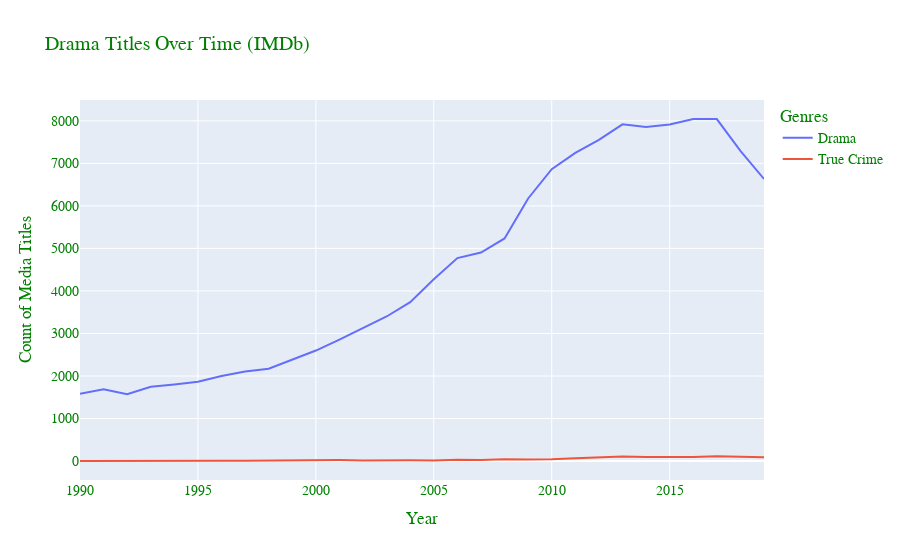

The notebook cell saved with this chart:
### Markdown cell above
It's obvious now that True Crime is a very small subset, even of only the documentaries genre itself.  From the previous charts, it's also clear that media content has grown quite a bit in general, including documentaries (and True Crime) since around year 2000. 

__How does Drama, the genre with the biggest portion of all titles, compare to "True Crime"? What about just "Crime"?__

### Code cell
genre_chart('Drama')
genre_chart('Crime')

### Figure 1 — Plotly figure (JSON) as saved in the notebook; plotly's stock layout.template omitted (floating-point values rounded to 4 significant figures)
{"data": [{"mode": "lines", "name": "Drama", "type": "scatter", "x": [1990, 1991, 1992, 1993, 1994, 1995, 1996, 1997, 1998, 1999, 2000, 2001, 2002, 2003, 2004, 2005, 2006, 2007, 2008, 2009, 2010, 2011, 2012, 2013, 2014, 2015, 2016, 2017, 2018, 2019], "y": [1581, 1686, 1571, 1746, 1799, 1864, 1999, 2105, 2173, 2386, 2599, 2857, 3124, 3400, 3738, 4275, 4772, 4904, 5235, 6174, 6864, 7248, 7553, 7917, 7857, 7916, 8043, 8041, 7296, 6633]}, {"mode": "lines", "name": "True Crime", "type": "scatter", "x": [1990, 1991, 1992, 1993, 1994, 1995, 1996, 1997, 1998, 1999, 2000, 2001, 2002, 2003, 2004, 2005, 2006, 2007, 2008, 2009, 2010, 2011, 2012, 2013, 2014, 2015, 2016, 2017, 2018, 2019], "y": [2, 5, 11, 6, 8, 6, 9, 6, 12, 13, 21, 23, 15, 22, 20, 16, 31, 26, 45, 40, 45, 68, 93, 106, 95, 87, 94, 114, 98, 92]}], "layout": {"font": {"color": "Green", "family": "Times New Roman", "size": 14}, "legend": {"title": {"text": "Genres"}}, "title": {"text": "Drama Titles Over Time (IMDb)"}, "xaxis": {"title": {"text": "Year"}}, "yaxis": {"title": {"text": "Count of Media Titles"}}}}
